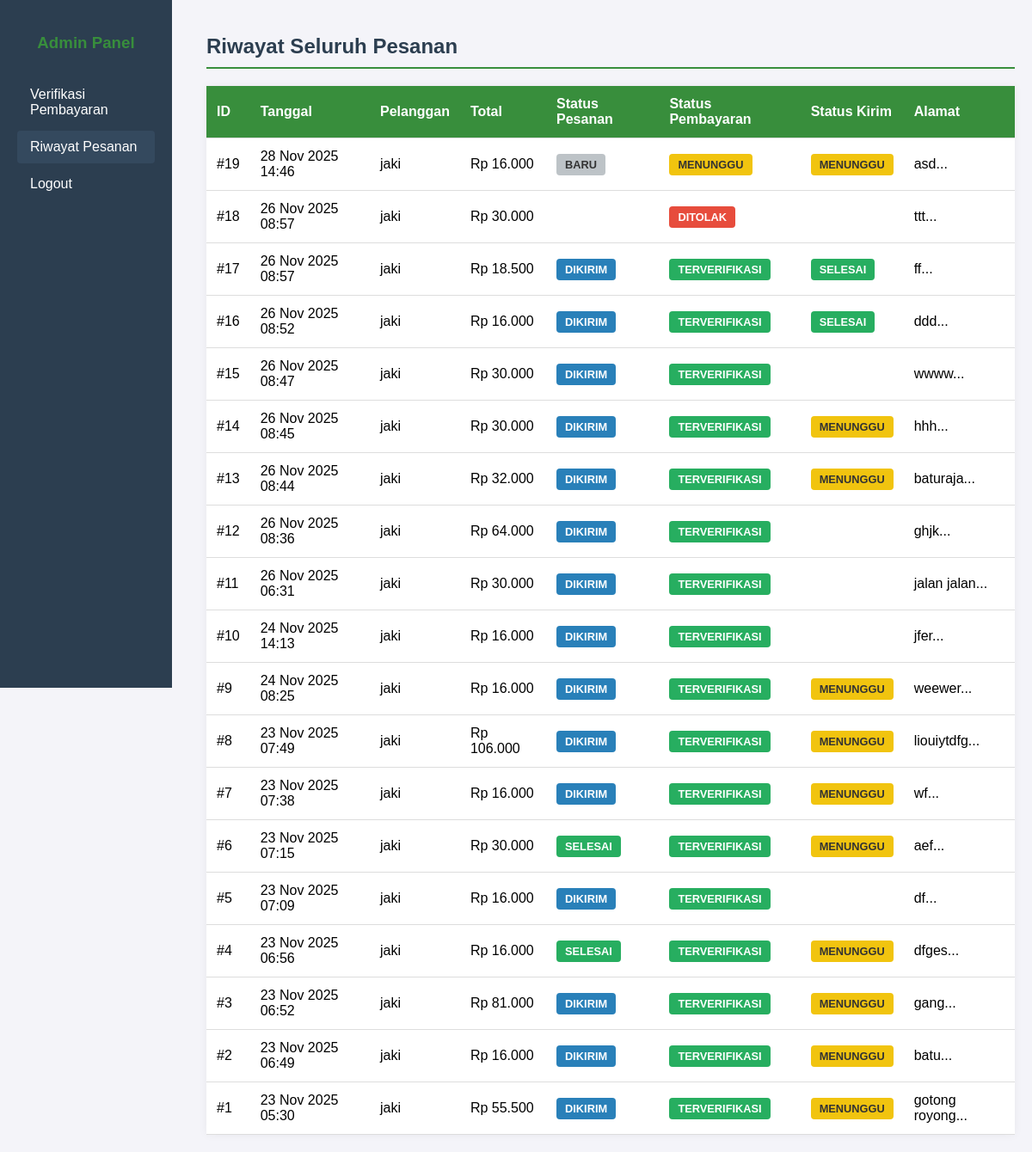
/riwayat_pesanan_admin.php (signed in), run on the app's committed database.
### tables this page shows
CREATE TABLE `pesanan` (
  `id_pesanan` int(11) NOT NULL,
  `id_user` int(11) NOT NULL,
  `tanggal_pesan` datetime NOT NULL,
  `total_harga` decimal(10,2) NOT NULL,
  `status_pesanan` enum('baru','diproses','dikirim','selesai','dibatalkan') NOT NULL
);

CREATE TABLE `user` (
  `id_user` int(11) NOT NULL,
  `nama` varchar(100) NOT NULL,
  `email` varchar(100) NOT NULL,
  `password` varchar(255) NOT NULL,
  `role` enum('admin','pelanggan') NOT NULL,
  `no_hp` varchar(15) DEFAULT NULL,
  `alamat` text DEFAULT NULL,
  `tanggal_registrasi` datetime DEFAULT current_timestamp()
);

CREATE TABLE `pembayaran` (
  `id_pembayaran` int(11) NOT NULL,
  `id_pesanan` int(11) NOT NULL,
  `metode` enum('transfer','manual') NOT NULL,
  `bukti` varchar(255) DEFAULT NULL,
  `tanggal_bayar` datetime NOT NULL,
  `status_verifikasi` enum('menunggu','terverifikasi','ditolak') NOT NULL,
  `bukti_pembayaran` varchar(255) DEFAULT NULL
);

CREATE TABLE `pengantaran` (
  `id_pengantaran` int(11) NOT NULL,
  `id_pesanan` int(11) NOT NULL,
  `alamat` text NOT NULL,
  `tanggal_kirim` datetime DEFAULT NULL,
  `status_kirim` enum('menunggu','diproses','dikirim','selesai') NOT NULL
);

### riwayat_pesanan_admin.php (the view, shortened to what this page needs)
<?php
include('connection.php');
$is_admin = isset($_SESSION['role']) && $_SESSION['role'] === 'admin';
if ($is_admin) {
    $sql = "SELECT
        p.id_pesanan,
        p.tanggal_pesan,
        p.total_harga,
        u.nama AS nama_pelanggan,
        p.status_pesanan,
        pm.status_verifikasi,
        pg.status_kirim,
        pg.alamat
    FROM pesanan p
    JOIN user u ON p.id_user = u.id_user
    LEFT JOIN pembayaran pm ON p.id_pesanan = pm.id_pesanan
    LEFT JOIN pengantaran pg ON p.id_pesanan = pg.id_pesanan
    ORDER BY p.tanggal_pesan DESC";
}
if ($is_admin) {
    $result = $conn->query($sql);
}
?>
<!DOCTYPE html>
<html lang="id">
<head>
</head>
<body>
    <?php if ($is_admin): ?>
        <div class="sidebar show">
            <h3>Admin Panel</h3>
            <a href="verifikasi.php">Verifikasi Pembayaran</a>
            <a href="riwayat_pesanan_admin.php" style="background-color: #34495e;">Riwayat Pesanan</a>
            <a href="logout.php">Logout</a>
        </div>
        <div class="content">
            <h2>Riwayat Seluruh Pesanan</h2>
    <?php endif; ?>
        <?php if ($result && $result->num_rows > 0): ?>
            <table>
                <thead>
                    <tr>
                        <th>ID</th>
                        <th>Tanggal</th>
                        <?php if ($is_admin): ?>
                            <th>Pelanggan</th>
                        <?php endif; ?>
                        <th>Total</th>
                        <th>Status Pesanan</th>
                        <th>Status Pembayaran</th>
                        <th>Status Kirim</th>
                        <?php if ($is_admin): ?>
                            <th>Alamat</th>
                        <?php else: ?>
                            <th>Aksi</th>
                        <?php endif; ?>
                    </tr>
                </thead>
                <tbody>
                    <?php while($row = $result->fetch_assoc()): ?>
                        <tr>
                            <td>#<?php echo $row['id_pesanan']; ?></td>
                            <td><?php echo date('d M Y H:i', strtotime($row['tanggal_pesan'])); ?></td>
                            <?php if ($is_admin): ?>
                                <td><?php echo htmlspecialchars($row['nama_pelanggan']); ?></td>
                            <?php endif; ?>
                            <td>Rp <?php echo number_format($row['total_harga'], 0, ',', '.'); ?></td>
                            <td>
                                <?php
                                $status_pesanan_clean = str_replace(' ', '-', strtolower($row['status_pesanan'] ?? 'belum_ada'));
                                ?>
                                <span class="status-badge status-<?php echo $status_pesanan_clean; ?>">
                                    <?php echo strtoupper($row['status_pesanan'] ?? 'N/A'); ?>
                                </span>
                            </td>
                            <td>
                                <?php
                                $status_verifikasi_clean = str_replace(' ', '-', strtolower($row['status_verifikasi'] ?? 'belum_ada'));
                                ?>
                                <span class="status-badge status-<?php echo $status_verifikasi_clean; ?>">
                                    <?php echo strtoupper($row['status_verifikasi'] ?? 'BELUM ADA'); ?>
                                </span>
                            </td>
                            <td>
                                <?php
                                $status_kirim_clean = str_replace(' ', '-', strtolower($row['status_kirim'] ?? 'belum_ada'));
                                ?>
                                <span class="status-badge status-<?php echo $status_kirim_clean; ?>">
                                    <?php echo strtoupper($row['status_kirim'] ?? 'BELUM ADA'); ?>
                                </span>
                            </td>
                            <td>
                                <?php if ($is_admin): ?>
                                    <?php echo htmlspecialchars(substr($row['alamat'] ?? 'N/A', 0, 30)); ?>...
                                <?php endif; ?>
                            </td>
                        </tr>
                    <?php endwhile; ?>
                </tbody>
            </table>
        <?php endif; ?>
    </div>
</body>
</html>

### riwayat_pesanan_admin.php (style rules this page uses)
body { font-family: sans-serif; margin: 0; background-color: #f4f4f9; }
.sidebar { width: 200px; height: 100vh; background-color: #2c3e50; color: white; padding: 20px; box-sizing: border-box; position: fixed; display: none; }
.sidebar.show { display: block; }
.sidebar h3 { text-align: center; margin-bottom: 30px; color: #388e3c; }
.sidebar a { display: block; color: white; padding: 10px 15px; text-decoration: none; border-radius: 4px; margin-bottom: 5px; }
.content { margin-left: 220px; padding: 20px; }
h2 { color: #2c3e50; border-bottom: 2px solid #388e3c; padding-bottom: 10px; margin-bottom: 20px; }
table { width: 100%; border-collapse: collapse; background-color: white; box-shadow: 0 0 10px rgba(0,0,0,0.05); }
th, td { padding: 12px; text-align: left; border-bottom: 1px solid #ddd; }
th { background-color: #388e3c; color: white; }
.status-badge { padding: 5px 10px; border-radius: 4px; font-weight: bold; font-size: 0.8em; }
.status-baru { background-color: #bdc3c7; color: #333; }
.status-dikirim { background-color: #2980b9; color: white; }
.status-selesai { background-color: #27ae60; color: white; }
.status-ditolak { background-color: #e74c3c; color: white; }
.status-menunggu { background-color: #f1c40f; color: #333; }
.status-terverifikasi { background-color: #27ae60; color: white; }

### data on the page
pesanan: id_pesanan "19", tanggal_pesan "28 Nov 2025 14:46", id_user.nama "jaki", total_harga "16.000", status_pesanan "BARU", pembayaran.status_verifikasi "MENUNGGU", pengantaran.status_kirim "MENUNGGU", pengantaran.alamat "asd"
pesanan: id_pesanan "18", tanggal_pesan "26 Nov 2025 08:57", id_user.nama "jaki", total_harga "30.000", pembayaran.status_verifikasi "DITOLAK", pengantaran.alamat "ttt"
pesanan: id_pesanan "17", tanggal_pesan "26 Nov 2025 08:57", id_user.nama "jaki", total_harga "18.500", status_pesanan "DIKIRIM", pembayaran.status_verifikasi "TERVERIFIKASI", pengantaran.status_kirim "SELESAI", pengantaran.alamat "ff"
pesanan: id_pesanan "16", tanggal_pesan "26 Nov 2025 08:52", id_user.nama "jaki", total_harga "16.000", status_pesanan "DIKIRIM", pembayaran.status_verifikasi "TERVERIFIKASI", pengantaran.status_kirim "SELESAI", pengantaran.alamat "ddd"
pesanan: id_pesanan "15", tanggal_pesan "26 Nov 2025 08:47", id_user.nama "jaki", total_harga "30.000", status_pesanan "DIKIRIM", pembayaran.status_verifikasi "TERVERIFIKASI", pengantaran.alamat "wwww"
pesanan: id_pesanan "14", tanggal_pesan "26 Nov 2025 08:45", id_user.nama "jaki", total_harga "30.000", status_pesanan "DIKIRIM", pembayaran.status_verifikasi "TERVERIFIKASI", pengantaran.status_kirim "MENUNGGU", pengantaran.alamat "hhh"
pesanan: id_pesanan "13", tanggal_pesan "26 Nov 2025 08:44", id_user.nama "jaki", total_harga "32.000", status_pesanan "DIKIRIM", pembayaran.status_verifikasi "TERVERIFIKASI", pengantaran.status_kirim "MENUNGGU", pengantaran.alamat "baturaja"
pesanan: id_pesanan "12", tanggal_pesan "26 Nov 2025 08:36", id_user.nama "jaki", total_harga "64.000", status_pesanan "DIKIRIM", pembayaran.status_verifikasi "TERVERIFIKASI", pengantaran.alamat "ghjk"
pesanan: id_pesanan "11", tanggal_pesan "26 Nov 2025 06:31", id_user.nama "jaki", total_harga "30.000", status_pesanan "DIKIRIM", pembayaran.status_verifikasi "TERVERIFIKASI", pengantaran.alamat "jalan jalan"
pesanan: id_pesanan "10", tanggal_pesan "24 Nov 2025 14:13", id_user.nama "jaki", total_harga "16.000", status_pesanan "DIKIRIM", pembayaran.status_verifikasi "TERVERIFIKASI", pengantaran.alamat "jfer"
pesanan: id_pesanan "9", tanggal_pesan "24 Nov 2025 08:25", id_user.nama "jaki", total_harga "16.000", status_pesanan "DIKIRIM", pembayaran.status_verifikasi "TERVERIFIKASI", pengantaran.status_kirim "MENUNGGU", pengantaran.alamat "weewer"
pesanan: id_pesanan "8", tanggal_pesan "23 Nov 2025 07:49", id_user.nama "jaki", total_harga "106.000", status_pesanan "DIKIRIM", pembayaran.status_verifikasi "TERVERIFIKASI", pengantaran.status_kirim "MENUNGGU", pengantaran.alamat "liouiytdfg"
pesanan: id_pesanan "7", tanggal_pesan "23 Nov 2025 07:38", id_user.nama "jaki", total_harga "16.000", status_pesanan "DIKIRIM", pembayaran.status_verifikasi "TERVERIFIKASI", pengantaran.status_kirim "MENUNGGU", pengantaran.alamat "wf"
pesanan: id_pesanan "6", tanggal_pesan "23 Nov 2025 07:15", id_user.nama "jaki", total_harga "30.000", status_pesanan "SELESAI", pembayaran.status_verifikasi "TERVERIFIKASI", pengantaran.status_kirim "MENUNGGU", pengantaran.alamat "aef"
pesanan: id_pesanan "5", tanggal_pesan "23 Nov 2025 07:09", id_user.nama "jaki", total_harga "16.000", status_pesanan "DIKIRIM", pembayaran.status_verifikasi "TERVERIFIKASI", pengantaran.alamat "df"
pesanan: id_pesanan "4", tanggal_pesan "23 Nov 2025 06:56", id_user.nama "jaki", total_harga "16.000", status_pesanan "SELESAI", pembayaran.status_verifikasi "TERVERIFIKASI", pengantaran.status_kirim "MENUNGGU", pengantaran.alamat "dfges"
pesanan: id_pesanan "3", tanggal_pesan "23 Nov 2025 06:52", id_user.nama "jaki", total_harga "81.000", status_pesanan "DIKIRIM", pembayaran.status_verifikasi "TERVERIFIKASI", pengantaran.status_kirim "MENUNGGU", pengantaran.alamat "gang"
pesanan: id_pesanan "2", tanggal_pesan "23 Nov 2025 06:49", id_user.nama "jaki", total_harga "16.000", status_pesanan "DIKIRIM", pembayaran.status_verifikasi "TERVERIFIKASI", pengantaran.status_kirim "MENUNGGU", pengantaran.alamat "batu"
pesanan: id_pesanan "1", tanggal_pesan "23 Nov 2025 05:30", id_user.nama "jaki", total_harga "55.500", status_pesanan "DIKIRIM", pembayaran.status_verifikasi "TERVERIFIKASI", pengantaran.status_kirim "MENUNGGU", pengantaran.alamat "gotong royong"
